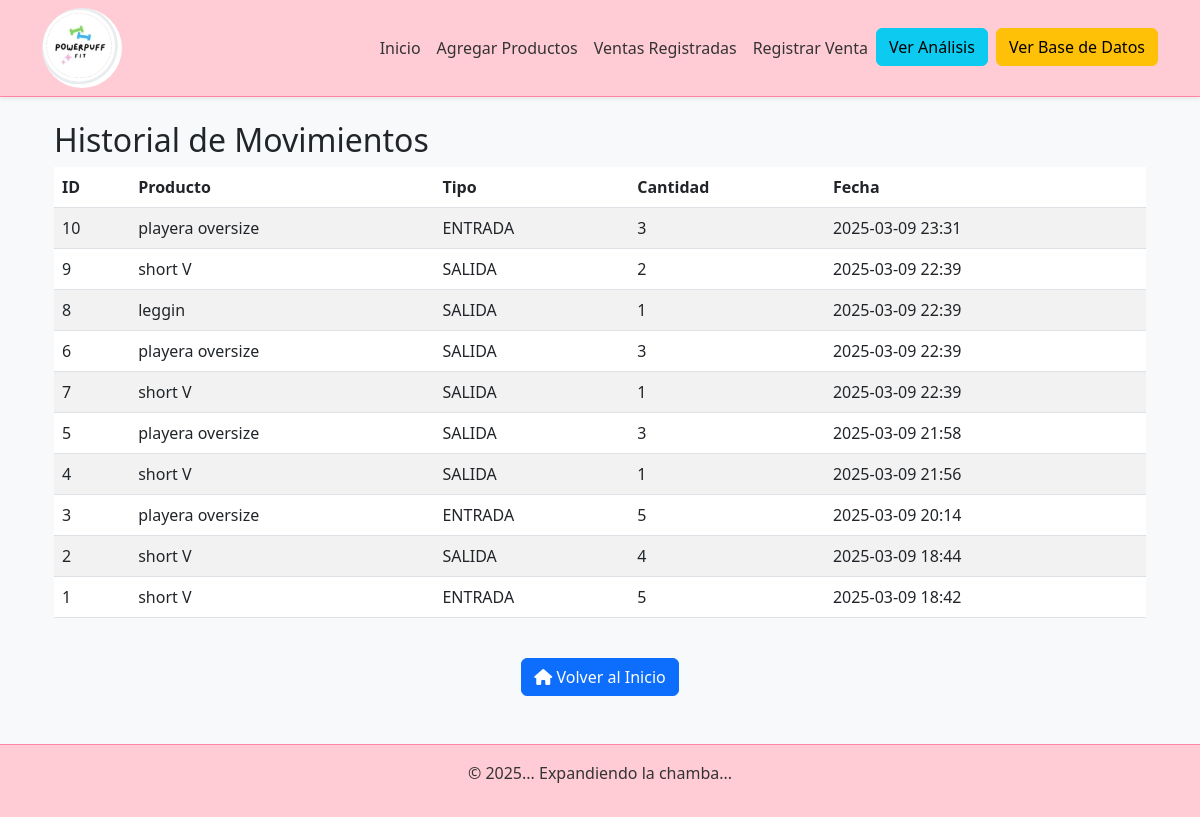
Page /movimientos on the committed database.
### app/models.py (models this page shows, shortened)
class MovimientoInventario(db.Model):
    __tablename__ = 'movimientos_inventario'
    id = db.Column(db.Integer, primary_key=True)
    producto_id = db.Column(db.Integer, db.ForeignKey('producto.id'), nullable=False)  # Clave foránea
    tipo = db.Column(db.Enum('ENTRADA', 'SALIDA', name='tipomovimiento'), nullable=False)
    cantidad = db.Column(db.Integer, nullable=False)
    fecha = db.Column(db.DateTime, default=datetime.utcnow)
    producto = db.relationship('Producto', back_populates='movimientos')  # Relación con Producto

class Producto(db.Model):
    id = db.Column(db.Integer, primary_key=True)
    nombre = db.Column(db.String(100), nullable=False)
    descripcion = db.Column(db.Text, nullable=True)
    precio = db.Column(db.Float, nullable=False)
    cantidad = db.Column(db.Integer, default=0)
    categoria_id = db.Column(db.Integer, db.ForeignKey('categoria.id'), nullable=False)  # Clave foránea a 'Categoria'
    activo = db.Column(db.Boolean, default=True)
    fecha_registro = db.Column(db.DateTime, default=datetime.utcnow)
    cantidad_vendida = db.Column(db.Integer, default=0)
    variantes = db.relationship('ProductoVariante', back_populates='producto')
    ventas = db.relationship('VentaProducto', back_populates='producto')
    movimientos = db.relationship('MovimientoInventario', back_populates='producto')
    categoria = db.relationship('Categoria', backref='productos')

### app/routes.py (the view)
@routes.route('/movimientos')
def listar_movimientos():
    movimientos = MovimientoInventario.query.order_by(MovimientoInventario.fecha.desc()).all()
    return render_template('movimientos_lista.html', movimientos=movimientos)

### app/templates/movimientos_lista.html
{% extends "base.html" %}
{% block content %}
<div class="container mt-4">
    <h2>Historial de Movimientos</h2>
    <div class="table-responsive">
        <table class="table table-striped">
            <thead>
                <tr>
                    <th>ID</th>
                    <th>Producto</th>
                    <th>Tipo</th>
                    <th>Cantidad</th>
                    <th>Fecha</th>
                </tr>
            </thead>
            <tbody>
                {% for movimiento in movimientos %}
                    <tr>
                        <td>{{ movimiento.id }}</td>
                        <td>{{ movimiento.producto.nombre }}</td>
                        <td>{{ movimiento.tipo }}</td>
                        <td>{{ movimiento.cantidad }}</td>
                        <td>{{ movimiento.fecha.strftime('%Y-%m-%d %H:%M') }}</td>
                    </tr>
                {% endfor %}
            </tbody>
        </table>
    </div>
    <div class="text-center mt-4">
        <a href="{{ url_for('routes.index') }}" class="btn btn-primary">
            <i class="fas fa-home"></i> Volver al Inicio
        </a>
    </div>
</div>
{% endblock %}

### rows in the picture
MovimientoInventario: id "10", producto.nombre "playera oversize", tipo "ENTRADA", cantidad "3", fecha "2025-03-09 23:31"
MovimientoInventario: id "9", producto.nombre "short V", tipo "SALIDA", cantidad "2", fecha "2025-03-09 22:39"
MovimientoInventario: id "8", producto.nombre "leggin", tipo "SALIDA", cantidad "1", fecha "2025-03-09 22:39"
MovimientoInventario: id "6", producto.nombre "playera oversize", tipo "SALIDA", cantidad "3", fecha "2025-03-09 22:39"
MovimientoInventario: id "7", producto.nombre "short V", tipo "SALIDA", cantidad "1", fecha "2025-03-09 22:39"
MovimientoInventario: id "5", producto.nombre "playera oversize", tipo "SALIDA", cantidad "3", fecha "2025-03-09 21:58"
MovimientoInventario: id "4", producto.nombre "short V", tipo "SALIDA", cantidad "1", fecha "2025-03-09 21:56"
MovimientoInventario: id "3", producto.nombre "playera oversize", tipo "ENTRADA", cantidad "5", fecha "2025-03-09 20:14"
MovimientoInventario: id "2", producto.nombre "short V", tipo "SALIDA", cantidad "4", fecha "2025-03-09 18:44"
MovimientoInventario: id "1", producto.nombre "short V", tipo "ENTRADA", cantidad "5", fecha "2025-03-09 18:42"
